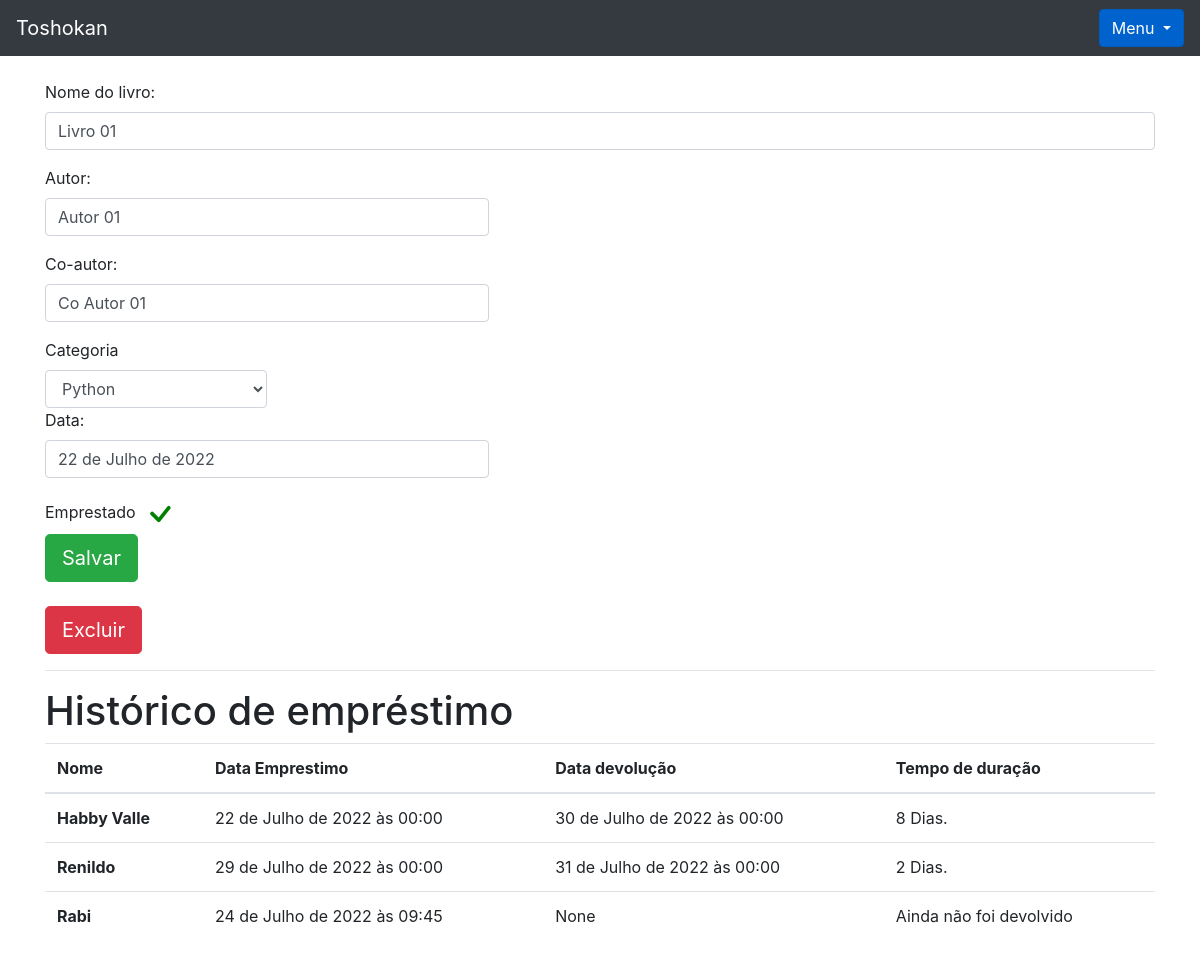
Before: /livro/ver_livro/3 (signed in) with the older database file.
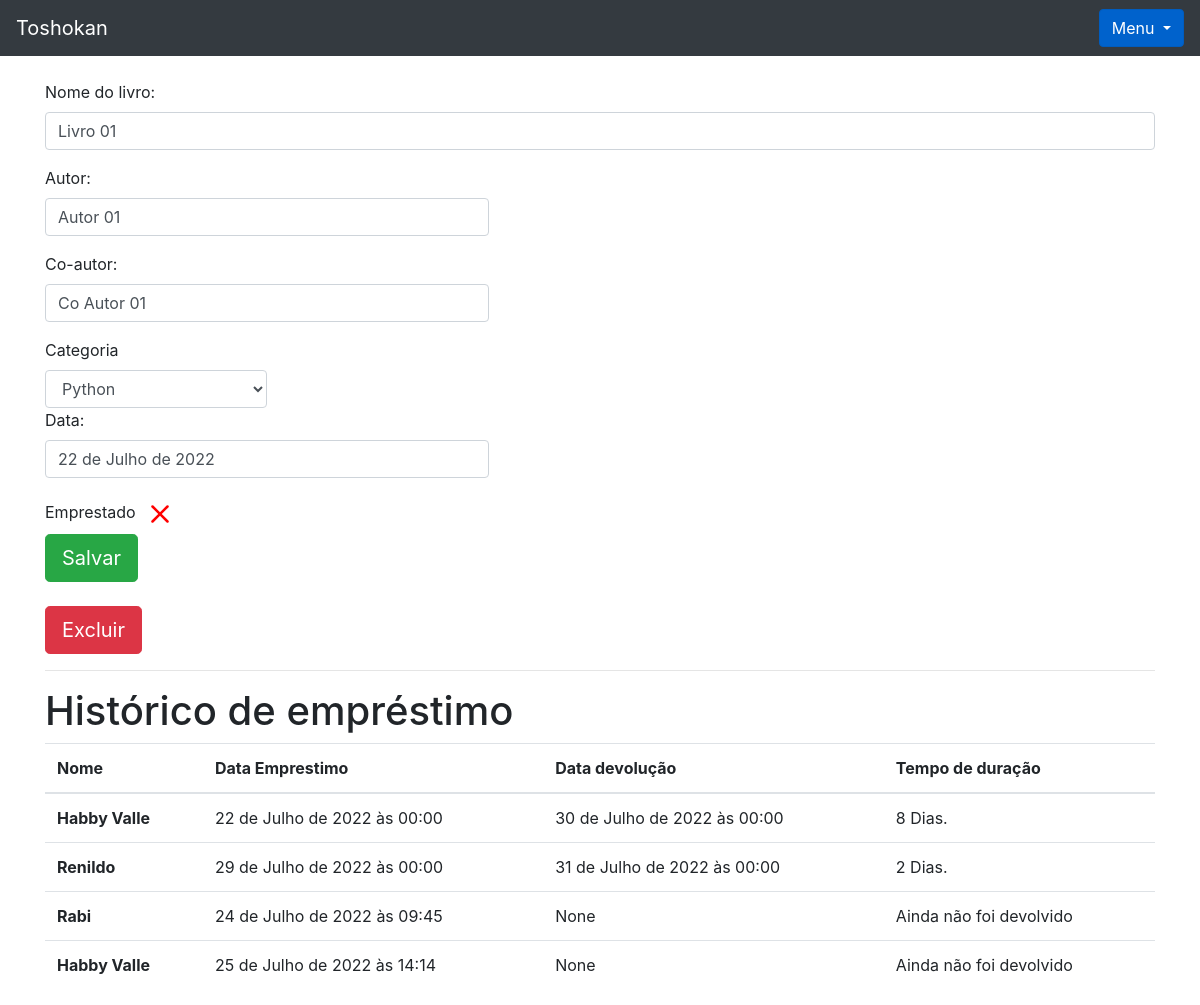
After: the same page with the newer database file.
### livros_app/models.py (models this page shows, shortened)
class Emprestimos(models.Model):
    choices = (
        ('P', 'Péssimo'),
        ('R', 'Ruim'),
        ('B', 'Bom'),
        ('O', 'Ótimo')
    )
    nome_emprestado = models.ForeignKey(Usuario, on_delete=models.DO_NOTHING, blank = True, null = True)
    nome_emprestado_anonimo = models.CharField(max_length = 30, blank = True, null = True)
    data_emprestimo = models.DateTimeField(default=datetime.datetime.now())
    data_devolucao = models.DateTimeField(blank = True, null = True)
    livro = models.ForeignKey(Livros, on_delete=models.DO_NOTHING)
    avaliacao = models.CharField(max_length=1, choices=choices, null=True, blank=True)

### usuarios_app/models.py (models this page shows)
class Usuario(models.Model):
    nome = models.CharField(max_length=30)
    email = models.EmailField()
    senha = models.CharField(max_length=64)
    def __str__(self):
        return self.nome

### livros_app/views.py (the view)
# urls.py: path('ver_livro/<int:id>', views.ver_livros, name='ver_livro'),
def ver_livros(request, id):
    if request.session.get('usuario'):
        livro = Livros.objects.get(id=id)
        if request.session.get('usuario') == livro.usuario.id:
            categoria_livro = Categoria.objects.filter(usuario = request.session.get('usuario'))
            emprestimos = Emprestimos.objects.filter(livro = livro)
            form = CadastroLivro()
            usuario = Usuario.objects.get(id = request.session['usuario'])
            form.fields['usuario'].initial = request.session['usuario']
            form.fields['categoria'].queryset = Categoria.objects.filter(usuario = usuario)
            form_categoria = CategoriaLivro()
            usuarios = Usuario.objects.all()
            livros_emprestar = Livros.objects.filter(usuario = usuario).filter(emprestado = False)
            livros_emprestados = Livros.objects.filter(usuario = usuario).filter(emprestado = True)
            return render(request, 'ver_livro.html', {'livro': livro, 'categoria_livro': categoria_livro,
            'emprestimos' : emprestimos, 'usuario_logado': request.session.get('usuario'), 'form' : form, 'id_livro': id,
            'form_categoria': form_categoria, 'usuarios' : usuarios, 'livros_emprestar' : livros_emprestar,
            'livros_emprestados': livros_emprestados})
        else:
            return HttpResponse('Esse livro não é seu')
    return redirect('/auth/login/?status=2')

### livros_app/forms.py
class CadastroLivro(forms.ModelForm):
    class Meta:
        model = Livros
        fields =  '__all__'
    def __init__(self, *args, **kwargs):
        super().__init__(*args, **kwargs)
        self.fields['usuario'].widget = forms.HiddenInput()

class CategoriaLivro(forms.Form):
    nome = forms.CharField(max_length=30)
    descricao = forms.CharField(max_length=60)
    def __init__(self, *args, **kwargs):
        super().__init__(*args, **kwargs)
        self.fields['descricao'].widget = forms.Textarea()

### livros_app/models.py (called while the page is built)
    def __str__(self):
        return self.nome

### livros_app/templatetags/filtros.py (called while the page is built)
@register.filter
def mostra_duracao(value1, value2):
    if all((isinstance(value1, datetime), isinstance(value2, datetime))):
        dias = (value1 - value2).days
        texto = 'Dias'
        if dias == 1:
            texto = 'Dia'
        return f"{dias} {texto}."
    return "Ainda não foi devolvido"

### livros_app/templates/ver_livro.html (shortened to what this page needs)
{% extends 'base.html' %}
{% load filtros %}
{% block 'conteudo' %}
<div class="container">
    <br>
    <form action="#" method="POST">
        <p>
            <label>Nome do livro:</label>
            <input class="form-control" type="texte" value="{{livro.nome}}" name="nome_livro">
          </p>
          <p>
            <label>Autor:</label>
            <input style="width: 40%;" class="form-control" type="texte" value="{{livro.autor}}" name="autor">
          </p>
          <p>
            <label>Co-autor:</label>
            <input style="width: 40%;" class="form-control" type="texte" value="{{livro.co_autor}}" name="co_autor">
          </p>
          <label>Categoria</label>
          <select name = "categoria" class = "form-control" style = "width: 20%">
            {% for i in categoria_livro %}
            {% if livro.categoria.nome == i.nome %}
              <option selected>{{i}}</option>
            {% else %}
              <option>{{i}}</option>
            {% endif %}
            {% endfor %}
          </select>
          <p>
            <label>Data:</label>
            <input style="width: 40%;" class="form-control" type="texte" value="{{livro.data_cadastro}}" name="co_autor">
          </p>
        <label>Emprestado</label>
        {% if livro.emprestado %}
          <svg style="color: green" xmlns="http://www.w3.org/2000/svg" width="40" height="40" fill="currentColor" class="bi bi-check" viewBox="0 0 16 16">
            <path d="M10.97 4.97a.75.75 0 0 1 1.07 1.05l-3.99 4.99a.75.75 0 0 1-1.08.02L4.324 8.384a.75.75 0 1 1 1.06-1.06l2.094 2.093 3.473-4.425a.267.267 0 0 1 .02-.022z"/>
          </svg>
        {% endif %}
        <br>
        <input type="submit" class="btn btn-success btn-lg" value="Salvar">
    </form>
    <br>
    <button type="button" class="btn btn-danger btn-lg" data-toggle="modal" data-target="#exampleModal2">
      Excluir
    </button>
    <hr>
    <h1>Histórico de empréstimo</h1>
    <table class="table">
      <thead>
        <tr>
          <th scope="col">Nome</th>
          <th scope="col">Data Emprestimo</th>
          <th scope="col">Data devolução</th>
          <th scope="col">Tempo de duração</th>
        </tr>
      </thead>
      <tbody>
        {% for i in emprestimos %}
        <tr>
          {% if i.nome_emprestado_anonimo %}
          <th scope="row">{{i.nome_emprestado_anonimo}}</th>
          {% else %}
          <th scope="row">{{i.nome_emprestado}}</th>
          {% endif %}
          <td>{{i.data_emprestimo}}</td>
          <td>{{i.data_devolucao}}</td>
          <td>{{i.data_devolucao|mostra_duracao:i.data_emprestimo}}</td>
        </tr>
        {% endfor %}
      </tbody>
    </table>
</div>
{% endblock 'conteudo' %}

Changed rows visible on the page:
changed Livros "Livro 01": emprestado True → False (drawn)
added Emprestimos: nome_emprestado "Habby Valle", data_emprestimo "25 de Julho de 2022 às 14:14", data_devolucao "None", data_devolucao|mostra_duracao "Ainda não foi devolvido"
